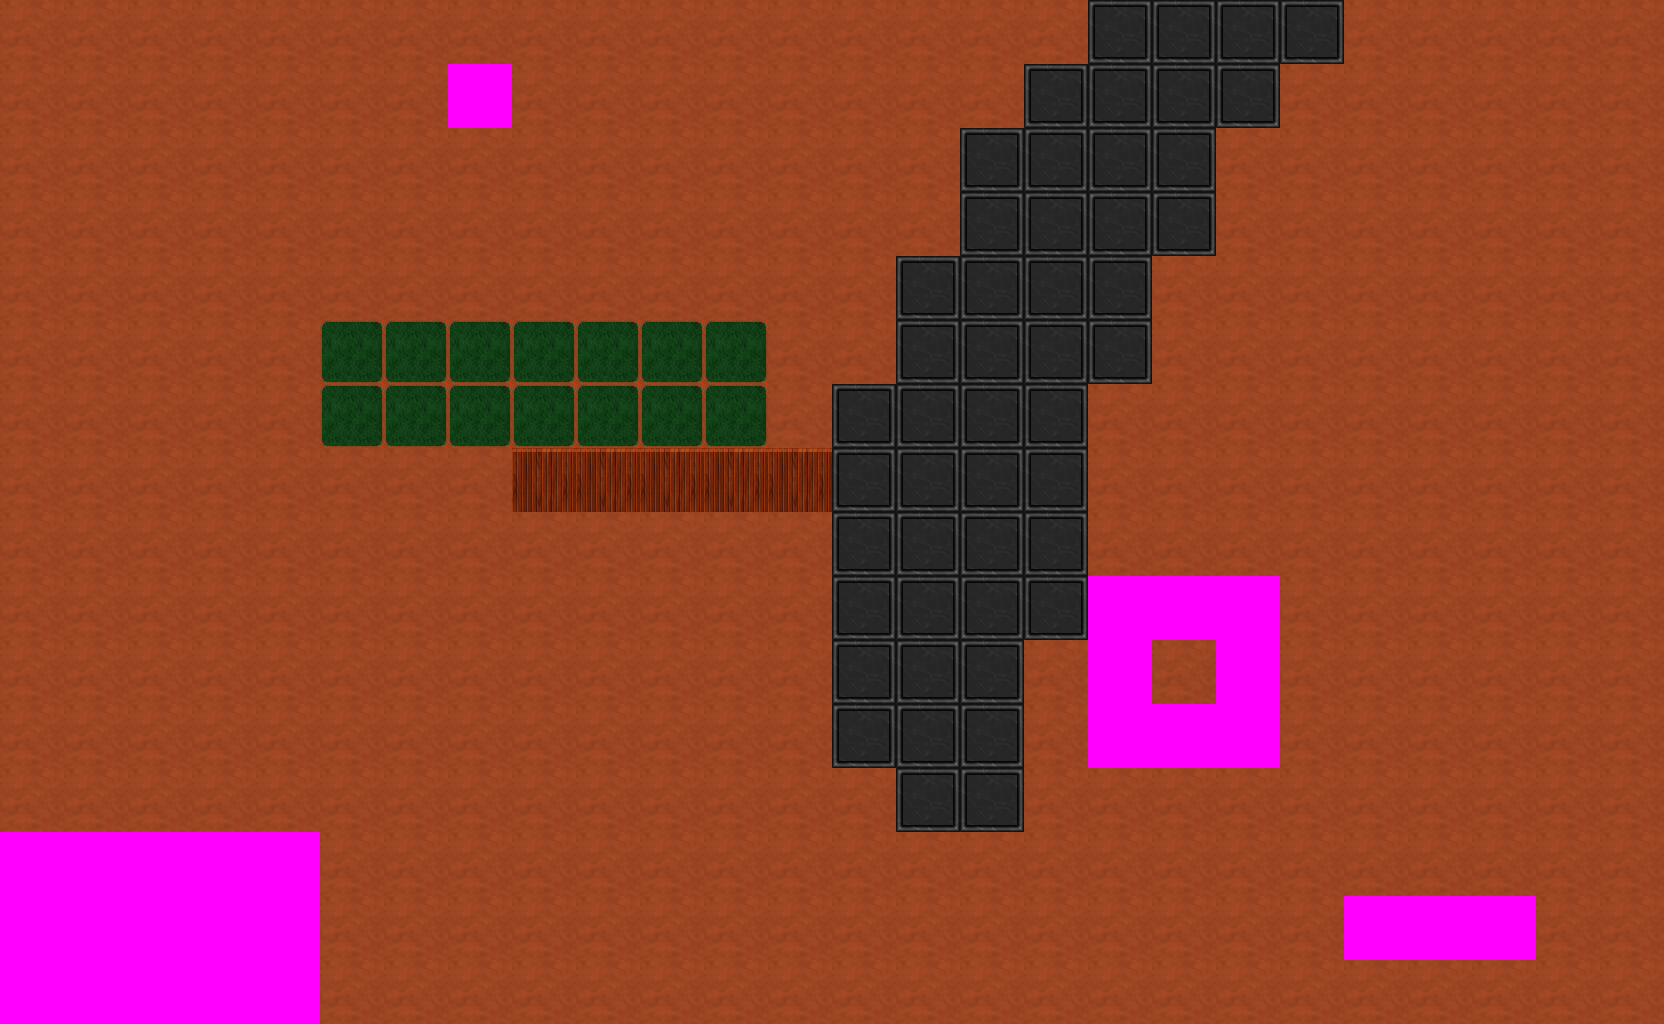

Rendered tile map (Tiled .tmx) drawn with the repository's tilesets; below, a short description and the map source with its tile grids summarised:
An orthogonal 26x16 tile map with 64x64 px tiles, 1 tile layer (Tile Layer 1) and 113 objects.

<map version="1.5" tiledversion="1.6.0" orientation="orthogonal" renderorder="right-down" width="26" height="16" tilewidth="64" tileheight="64" infinite="0" nextlayerid="15" nextobjectid="511">
 <editorsettings>
  <export target="map_z5.json" format="json" />
 </editorsettings>
 <tileset firstgid="1" name="tiles" tilewidth="64" tileheight="64" spacing="2" margin="1" tilecount="15" columns="3">
  <image source="tiles.png" width="198" height="330" />
  <tile id="0">
   <properties>
    <property name="collide" type="bool" value="false" />
   </properties>
  </tile>
  <tile id="1">
   <properties>
    <property name="collide" type="bool" value="false" />
   </properties>
  </tile>
  <tile id="2">
   <properties>
    <property name="collide" type="bool" value="false" />
   </properties>
  </tile>
  <tile id="3">
   <properties>
    <property name="collide" type="bool" value="false" />
   </properties>
  </tile>
  <tile id="4">
   <properties>
    <property name="collide" type="bool" value="false" />
   </properties>
  </tile>
  <tile id="5">
   <properties>
    <property name="collide" type="bool" value="false" />
   </properties>
  </tile>
  <tile id="6">
   <properties>
    <property name="collide" type="bool" value="false" />
   </properties>
  </tile>
  <tile id="7">
   <properties>
    <property name="collide" type="bool" value="false" />
   </properties>
  </tile>
  <tile id="8">
   <properties>
    <property name="collide" type="bool" value="false" />
   </properties>
  </tile>
  <tile id="9">
   <properties>
    <property name="collide" type="bool" value="false" />
   </properties>
  </tile>
  <tile id="10">
   <properties>
    <property name="collide" type="bool" value="false" />
   </properties>
  </tile>
  <tile id="11">
   <properties>
    <property name="collide" type="bool" value="false" />
   </properties>
  </tile>
  <tile id="12">
   <properties>
    <property name="collide" type="bool" value="true" />
   </properties>
  </tile>
  <tile id="13">
   <properties>
    <property name="collide" type="bool" value="true" />
   </properties>
  </tile>
  <tile id="14">
   <properties>
    <property name="collide" type="bool" value="true" />
   </properties>
  </tile>
 </tileset>
 <layer id="1" name="Tile Layer 1" width="26" height="16">
  <data>[416 cells, 416 non-empty, 5 distinct tile ids]</data>
 </layer>
 <objectgroup id="14" name="trees2">
  <object id="509" x="276.157" y="631.437">
   <point />
  </object>
 </objectgroup>
 <objectgroup id="11" name="fireplaces">
  <object id="454" x="669.697" y="712.121">
   <point />
  </object>
 </objectgroup>
 <objectgroup id="10" name="player">
  <object id="395" x="1530.3" y="190.909">
   <point />
  </object>
 </objectgroup>
 <objectgroup id="9" name="creatures">
  <object id="441" x="730.303" y="115.152">
   <point />
  </object>
  <object id="442" x="560.606" y="100">
   <point />
  </object>
  <object id="443" x="860.606" y="351.515">
   <point />
  </object>
  <object id="444" x="93.9394" y="403.03">
   <point />
  </object>
  <object id="445" x="93.9394" y="793.939">
   <point />
  </object>
  <object id="446" x="403.03" y="939.394">
   <point />
  </object>
  <object id="476" x="27.2727" y="963.636">
   <point />
  </object>
  <object id="477" x="75.7576" y="893.939">
   <point />
  </object>
  <object id="478" x="200" y="933.333">
   <point />
  </object>
 </objectgroup>
 <objectgroup id="8" name="well">
  <object id="471" x="900" y="84.8485">
   <point />
  </object>
 </objectgroup>
 <objectgroup id="6" name="blood">
  <object id="461" x="627.273" y="751.515">
   <point />
  </object>
  <object id="462" x="715.152" y="781.818">
   <point />
  </object>
  <object id="463" x="578.788" y="654.545">
   <point />
  </object>
  <object id="464" x="330.303" y="787.879">
   <point />
  </object>
  <object id="465" x="109.091" y="484.848">
   <point />
  </object>
  <object id="466" x="772.727" y="554.545">
   <point />
  </object>
  <object id="467" x="827.273" y="136.364">
   <point />
  </object>
  <object id="468" x="648.485" y="184.848">
   <point />
  </object>
  <object id="469" x="548.485" y="142.424">
   <point />
  </object>
  <object id="470" x="890.909" y="206.061">
   <point />
  </object>
  <object id="472" x="1496.97" y="266.667">
   <point />
  </object>
  <object id="473" x="1563.64" y="245.455">
   <point />
  </object>
  <object id="474" x="1615.15" y="369.697">
   <point />
  </object>
  <object id="475" x="1587.88" y="103.03">
   <point />
  </object>
 </objectgroup>
 <objectgroup id="7" name="corpses">
  <object id="447" x="709.091" y="863.636">
   <point />
  </object>
  <object id="448" x="739.394" y="933.333">
   <point />
  </object>
  <object id="449" x="803.03" y="981.818">
   <point />
  </object>
  <object id="450" x="578.788" y="966.667">
   <point />
  </object>
  <object id="451" x="639.394" y="890.909">
   <point />
  </object>
  <object id="452" x="639.394" y="803.03">
   <point />
  </object>
  <object id="453" x="784.848" y="775.758">
   <point />
  </object>
  <object id="455" x="606.061" y="718.182">
   <point />
  </object>
  <object id="456" x="666.667" y="742.424">
   <point />
  </object>
  <object id="457" x="739.394" y="715.152">
   <point />
  </object>
  <object id="458" x="654.545" y="666.667">
   <point />
  </object>
  <object id="459" x="706.061" y="657.576">
   <point />
  </object>
  <object id="460" x="718.182" y="724.242">
   <point />
  </object>
 </objectgroup>
 <objectgroup id="2" name="trees">
  <object id="425" x="681.818" y="533.333">
   <point />
  </object>
  <object id="426" x="157.576" y="118.182">
   <point />
  </object>
  <object id="428" x="657.576" y="3.0303">
   <point />
  </object>
  <object id="429" x="142.424" y="990.909">
   <point />
  </object>
  <object id="430" x="687.879" y="981.818">
   <point />
  </object>
  <object id="431" x="1103.03" y="951.515">
   <point />
  </object>
  <object id="432" x="1569.7" y="696.97">
   <point />
  </object>
 </objectgroup>
 <objectgroup id="12" name="glows">
  <object id="433" x="0" y="0">
   <properties>
    <property name="intensity" type="float" value="6" />
    <property name="r" type="int" value="1000" />
   </properties>
   <point />
  </object>
  <object id="434" x="957.576" y="1021.21">
   <properties>
    <property name="intensity" type="float" value="4" />
    <property name="r" type="int" value="700" />
   </properties>
   <point />
  </object>
 </objectgroup>
 <objectgroup id="4" name="flower1">
  <object id="396" x="1366.67" y="160.606">
   <point />
  </object>
  <object id="397" x="1500" y="33.3333">
   <point />
  </object>
  <object id="398" x="1621.21" y="318.182">
   <point />
  </object>
  <object id="399" x="1318.18" y="357.576">
   <point />
  </object>
  <object id="400" x="1463.64" y="539.394">
   <point />
  </object>
  <object id="401" x="1257.58" y="551.515">
   <point />
  </object>
  <object id="402" x="1463.64" y="706.061">
   <point />
  </object>
  <object id="403" x="1569.7" y="484.848">
   <point />
  </object>
  <object id="404" x="1351.52" y="418.182">
   <point />
  </object>
  <object id="405" x="1315.15" y="548.485">
   <point />
  </object>
  <object id="406" x="1151.52" y="469.697">
   <point />
  </object>
  <object id="407" x="1184.85" y="706.061">
   <point />
  </object>
  <object id="408" x="1490.91" y="833.333">
   <point />
  </object>
  <object id="409" x="1463.64" y="963.636">
   <point />
  </object>
  <object id="410" x="1242.42" y="927.273">
   <point />
  </object>
  <object id="486" x="1381.82" y="306.061">
   <point />
  </object>
  </objectgroup>
 <objectgroup id="5" name="flower2">
  <!-- 19 objects omitted --></objectgroup>
 <objectgroup id="3" name="flower3">
  <!-- 14 objects omitted --></objectgroup>
 <objectgroup id="13" name="monstrosities">
  <!-- 6 objects omitted --></objectgroup>
</map>
<!-- 48 of 113 objects omitted -->
